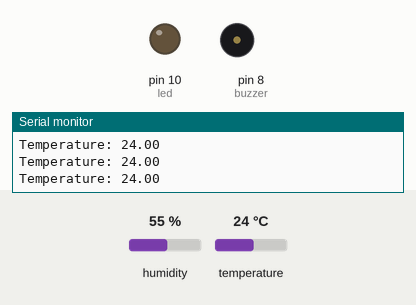
Recording of a sketch running on a simulated Arduino Uno, built with avr-gcc and run on an emulated ATmega328P. Shown: output pins drawn as LEDs (lit = HIGH), buzzer (waves = sounding), the last lines printed to the serial monitor. The test bench sets the inputs (shaded band); at power-on: temperature 24 °C, humidity 55 %.

Above: at 2.8 s.
2.9 s: temperature set to 29 °C
5.6 s: temperature set to 32 °C
At 6.5 s:
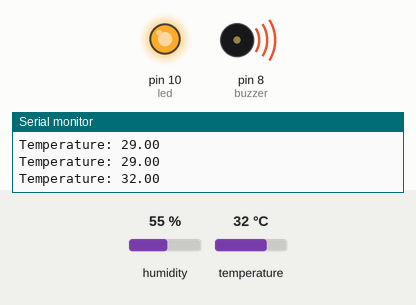
8.3 s: temperature set to 12 °C
At 11.3 s:
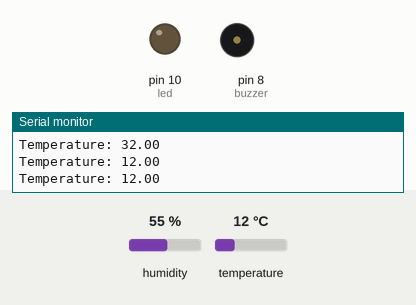
11.6 s: temperature set to 33 °C
At 12.6 s:
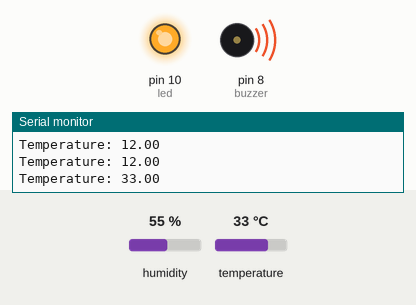
Timing chart, 0 to 14.6 s (numbered marks = the images above; inputs shaded):
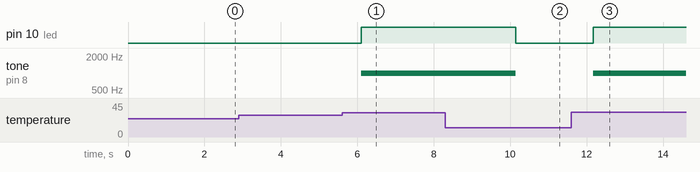

The sketch:

Temperature_Alarm_DHT11.ino
```cpp
#include <DHT.h>

#define DHTPIN 2
#define DHTTYPE DHT11

DHT dht(DHTPIN, DHTTYPE);

int led = 10;
int buzzer = 8;

void setup() {

  Serial.begin(9600);

  pinMode(led, OUTPUT);
  pinMode(buzzer, OUTPUT);

  dht.begin();

}

void loop() {

  float temp = dht.readTemperature();

  Serial.print("Temperature: ");
  Serial.println(temp);

  if (temp > 30) {

    digitalWrite(led, HIGH);

    tone(buzzer, 1000);

  }

  else {

    digitalWrite(led, LOW);

    noTone(buzzer);

  }

  delay(1000);

}
```

Measured:
- the behaviour switches between 30 and 31 °C on temperature (found by bisection; images 0 and 1)
- after the input at 5.6 s, pin 10 (led): LOW → HIGH after 0.50 s; tone on pin 8 (buzzer): silent → 1000 Hz after 0.50 s
- after the input at 8.3 s, pin 10 (led): HIGH → LOW after 1.8 s; tone on pin 8 (buzzer): 1000 Hz → silent after 1.8 s
- after the input at 11.6 s, pin 10 (led): LOW → HIGH after 0.57 s; tone on pin 8 (buzzer): silent → 1000 Hz after 0.57 s
